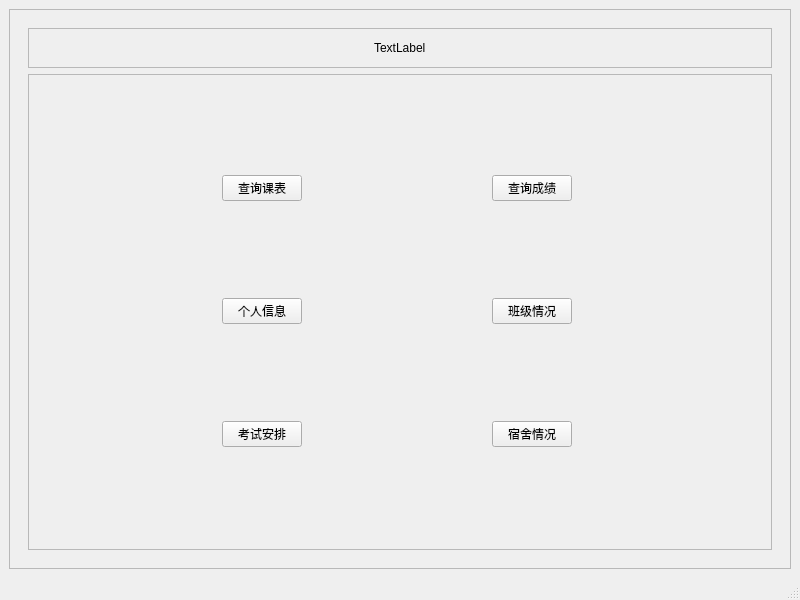
<?xml version="1.0" encoding="UTF-8"?>
<ui version="4.0">
 <class>StudentWindow</class>
 <widget class="QMainWindow" name="StudentWindow">
  <property name="geometry">
   <rect>
    <x>0</x>
    <y>0</y>
    <width>800</width>
    <height>600</height>
   </rect>
  </property>
  <property name="windowTitle">
   <string>MainWindow</string>
  </property>
  <widget class="QWidget" name="centralwidget">
   <layout class="QGridLayout" name="gridLayout_2">
    <item row="0" column="0">
     <widget class="QFrame" name="frame_2">
      <property name="frameShape">
       <enum>QFrame::StyledPanel</enum>
      </property>
      <property name="frameShadow">
       <enum>QFrame::Raised</enum>
      </property>
      <layout class="QVBoxLayout" name="verticalLayout_3">
       <item>
        <widget class="QStackedWidget" name="stackedWidget">
         <property name="currentIndex">
          <number>0</number>
         </property>
         <widget class="QWidget" name="page">
          <layout class="QVBoxLayout" name="verticalLayout_2">
           <item>
            <widget class="QFrame" name="frame_3">
             <property name="sizePolicy">
              <sizepolicy hsizetype="Preferred" vsizetype="Fixed">
               <horstretch>0</horstretch>
               <verstretch>0</verstretch>
              </sizepolicy>
             </property>
             <property name="frameShape">
              <enum>QFrame::StyledPanel</enum>
             </property>
             <property name="frameShadow">
              <enum>QFrame::Raised</enum>
             </property>
             <layout class="QHBoxLayout" name="horizontalLayout_2">
              <item>
               <spacer name="horizontalSpacer_4">
                <property name="orientation">
                 <enum>Qt::Horizontal</enum>
                </property>
                <property name="sizeHint" stdset="0">
                 <size>
                  <width>40</width>
                  <height>20</height>
                 </size>
                </property>
               </spacer>
              </item>
              <item>
               <widget class="QLabel" name="label_title">
                <property name="text">
                 <string>TextLabel</string>
                </property>
               </widget>
              </item>
              <item>
               <spacer name="horizontalSpacer_5">
                <property name="orientation">
                 <enum>Qt::Horizontal</enum>
                </property>
                <property name="sizeHint" stdset="0">
                 <size>
                  <width>40</width>
                  <height>20</height>
                 </size>
                </property>
               </spacer>
              </item>
             </layout>
            </widget>
           </item>
           <item>
            <widget class="QFrame" name="frame">
             <property name="frameShape">
              <enum>QFrame::StyledPanel</enum>
             </property>
             <property name="frameShadow">
              <enum>QFrame::Raised</enum>
             </property>
             <layout class="QGridLayout" name="gridLayout">
              <item row="0" column="0">
               <spacer name="horizontalSpacer">
                <property name="orientation">
                 <enum>Qt::Horizontal</enum>
                </property>
                <property name="sizeHint" stdset="0">
                 <size>
                  <width>40</width>
                  <height>20</height>
                 </size>
                </property>
               </spacer>
              </item>
              <item row="3" column="3">
               <widget class="QPushButton" name="btn_dormitory">
                <property name="sizePolicy">
                 <sizepolicy hsizetype="Fixed" vsizetype="Fixed">
                  <horstretch>0</horstretch>
                  <verstretch>0</verstretch>
                 </sizepolicy>
                </property>
                <property name="text">
                 <string>宿舍情况</string>
                </property>
               </widget>
              </item>
              <item row="0" column="3" colspan="2">
               <widget class="QPushButton" name="btn_score">
                <property name="sizePolicy">
                 <sizepolicy hsizetype="Fixed" vsizetype="Fixed">
                  <horstretch>0</horstretch>
                  <verstretch>0</verstretch>
                 </sizepolicy>
                </property>
                <property name="text">
                 <string>查询成绩</string>
                </property>
               </widget>
              </item>
              <item row="0" column="1">
               <widget class="QPushButton" name="btn_class_schedule">
                <property name="sizePolicy">
                 <sizepolicy hsizetype="Fixed" vsizetype="Fixed">
                  <horstretch>0</horstretch>
                  <verstretch>0</verstretch>
                 </sizepolicy>
                </property>
                <property name="text">
                 <string>查询课表</string>
                </property>
               </widget>
              </item>
              <item row="0" column="2">
               <spacer name="horizontalSpacer_3">
                <property name="orientation">
                 <enum>Qt::Horizontal</enum>
                </property>
                <property name="sizeHint" stdset="0">
                 <size>
                  <width>40</width>
                  <height>20</height>
                 </size>
                </property>
               </spacer>
              </item>
              <item row="1" column="3">
               <widget class="QPushButton" name="btn_class_consition">
                <property name="sizePolicy">
                 <sizepolicy hsizetype="Fixed" vsizetype="Fixed">
                  <horstretch>0</horstretch>
                  <verstretch>0</verstretch>
                 </sizepolicy>
                </property>
                <property name="text">
                 <string>班级情况</string>
                </property>
               </widget>
              </item>
              <item row="0" column="5">
               <spacer name="horizontalSpacer_2">
                <property name="orientation">
                 <enum>Qt::Horizontal</enum>
                </property>
                <property name="sizeHint" stdset="0">
                 <size>
                  <width>40</width>
                  <height>20</height>
                 </size>
                </property>
               </spacer>
              </item>
              <item row="1" column="1">
               <widget class="QPushButton" name="btn_sel_imformation">
                <property name="sizePolicy">
                 <sizepolicy hsizetype="Fixed" vsizetype="Fixed">
                  <horstretch>0</horstretch>
                  <verstretch>0</verstretch>
                 </sizepolicy>
                </property>
                <property name="text">
                 <string>个人信息</string>
                </property>
               </widget>
              </item>
              <item row="3" column="1">
               <widget class="QPushButton" name="btn_test_schedule">
                <property name="sizePolicy">
                 <sizepolicy hsizetype="Fixed" vsizetype="Fixed">
                  <horstretch>0</horstretch>
                  <verstretch>0</verstretch>
                 </sizepolicy>
                </property>
                <property name="text">
                 <string>考试安排</string>
                </property>
               </widget>
              </item>
             </layout>
            </widget>
           </item>
          </layout>
         </widget>
         <widget class="QWidget" name="page_2">
          <layout class="QVBoxLayout" name="verticalLayout">
           <item>
            <widget class="QFrame" name="frame_6">
             <property name="sizePolicy">
              <sizepolicy hsizetype="Preferred" vsizetype="Fixed">
               <horstretch>0</horstretch>
               <verstretch>0</verstretch>
              </sizepolicy>
             </property>
             <property name="frameShape">
              <enum>QFrame::StyledPanel</enum>
             </property>
             <property name="frameShadow">
              <enum>QFrame::Raised</enum>
             </property>
             <layout class="QHBoxLayout" name="horizontalLayout_3">
              <item>
               <widget class="QCommandLinkButton" name="link_back">
                <property name="sizePolicy">
                 <sizepolicy hsizetype="Preferred" vsizetype="Fixed">
                  <horstretch>0</horstretch>
                  <verstretch>0</verstretch>
                 </sizepolicy>
                </property>
                <property name="cursor">
                 <cursorShape>PointingHandCursor</cursorShape>
                </property>
                <property name="text">
                 <string>返回</string>
                </property>
               </widget>
              </item>
              <item>
               <spacer name="horizontalSpacer_6">
                <property name="orientation">
                 <enum>Qt::Horizontal</enum>
                </property>
                <property name="sizeType">
                 <enum>QSizePolicy::Fixed</enum>
                </property>
                <property name="sizeHint" stdset="0">
                 <size>
                  <width>110</width>
                  <height>20</height>
                 </size>
                </property>
               </spacer>
              </item>
              <item>
               <widget class="QLabel" name="label">
                <property name="sizePolicy">
                 <sizepolicy hsizetype="Preferred" vsizetype="Fixed">
                  <horstretch>0</horstretch>
                  <verstretch>0</verstretch>
                 </sizepolicy>
                </property>
                <property name="font">
                 <font>
                  <family>Microsoft YaHei</family>
                  <pointsize>14</pointsize>
                 </font>
                </property>
                <property name="text">
                 <string>课表信息</string>
                </property>
               </widget>
              </item>
              <item>
               <spacer name="horizontalSpacer_7">
                <property name="orientation">
                 <enum>Qt::Horizontal</enum>
                </property>
                <property name="sizeHint" stdset="0">
                 <size>
                  <width>40</width>
                  <height>20</height>
                 </size>
                </property>
               </spacer>
              </item>
             </layout>
            </widget>
           </item>
           <item>
            <widget class="QFrame" name="frame_7">
             <property name="sizePolicy">
              <sizepolicy hsizetype="Preferred" vsizetype="Fixed">
               <horstretch>0</horstretch>
               <verstretch>0</verstretch>
              </sizepolicy>
             </property>
             <property name="frameShape">
              <enum>QFrame::StyledPanel</enum>
             </property>
             <property name="frameShadow">
              <enum>QFrame::Raised</enum>
             </property>
             <layout class="QHBoxLayout" name="horizontalLayout_4">
              <item>
               <spacer name="horizontalSpacer_8">
                <property name="orientation">
                 <enum>Qt::Horizontal</enum>
                </property>
                <property name="sizeHint" stdset="0">
                 <size>
                  <width>40</width>
                  <height>20</height>
                 </size>
                </property>
               </spacer>
              </item>
              <item>
               <widget class="QComboBox" name="comboBox_schedule">
                <property name="sizePolicy">
                 <sizepolicy hsizetype="Fixed" vsizetype="Fixed">
                  <horstretch>0</horstretch>
                  <verstretch>0</verstretch>
                 </sizepolicy>
                </property>
                <item>
                 <property name="text">
                  <string>第一周</string>
                 </property>
                </item>
                <item>
                 <property name="text">
                  <string>第二周</string>
                 </property>
                </item>
                <item>
                 <property name="text">
                  <string>第三周</string>
                 </property>
                </item>
                <item>
                 <property name="text">
                  <string>第四周</string>
                 </property>
                </item>
                <item>
                 <property name="text">
                  <string>第五周</string>
                 </property>
                </item>
                <item>
                 <property name="text">
                  <string>第六周</string>
                 </property>
                </item>
                <item>
                 <property name="text">
                  <string>第七周</string>
                 </property>
                </item>
                <item>
                 <property name="text">
                  <string>第八周</string>
                 </property>
                </item>
                <item>
                 <property name="text">
                  <string>第九周</string>
                 </property>
                </item>
                <item>
                 <property name="text">
                  <string>第十周</string>
                 </property>
                </item>
                <item>
                 <property name="text">
                  <string>第十一周</string>
                 </property>
                </item>
                <item>
                 <property name="text">
                  <string>第十二周</string>
                 </property>
                </item>
                <item>
                 <property name="text">
                  <string>第十三周</string>
                 </property>
                </item>
                <item>
                 <property name="text">
                  <string>第十四周</string>
                 </property>
                </item>
                <item>
                 <property name="text">
                  <string>第十五周</string>
                 </property>
                </item>
                <item>
                 <property name="text">
                  <string>第十六周</string>
                 </property>
                </item>
                <item>
                 <property name="text">
                  <string>第十七周</string>
                 </property>
                </item>
                <item>
                 <property name="text">
                  <string>第十八周</string>
                 </property>
                </item>
               </widget>
              </item>
             </layout>
            </widget>
           </item>
           <item>
            <widget class="QFrame" name="frame_5">
             <property name="frameShape">
              <enum>QFrame::StyledPanel</enum>
             </property>
             <property name="frameShadow">
              <enum>QFrame::Raised</enum>
             </property>
             <layout class="QHBoxLayout" name="horizontalLayout_5">
              <item>
               <spacer name="horizontalSpacer_9">
                <property name="orientation">
                 <enum>Qt::Horizontal</enum>
                </property>
                <property name="sizeType">
                 <enum>QSizePolicy::Fixed</enum>
                </property>
                <property name="sizeHint" stdset="0">
                 <size>
                  <width>10</width>
                  <height>20</height>
                 </size>
                </property>
               </spacer>
              </item>
              <item>
               <widget class="QTableView" name="table_class_schedule"/>
              </item>
              <item>
               <spacer name="horizontalSpacer_10">
                <property name="orientation">
                 <enum>Qt::Horizontal</enum>
                </property>
                <property name="sizeType">
                 <enum>QSizePolicy::Fixed</enum>
                </property>
                <property name="sizeHint" stdset="0">
                 <size>
                  <width>10</width>
                  <height>20</height>
                 </size>
                </property>
               </spacer>
              </item>
             </layout>
            </widget>
           </item>
          </layout>
         </widget>
         <widget class="QWidget" name="page_3">
          <widget class="QCommandLinkButton" name="link_back_2">
           <property name="geometry">
            <rect>
             <x>670</x>
             <y>30</y>
             <width>71</width>
             <height>41</height>
            </rect>
           </property>
           <property name="text">
            <string>返回</string>
           </property>
          </widget>
         </widget>
         <widget class="QWidget" name="page_4">
          <widget class="QCommandLinkButton" name="link_back_3">
           <property name="geometry">
            <rect>
             <x>680</x>
             <y>20</y>
             <width>71</width>
             <height>41</height>
            </rect>
           </property>
           <property name="text">
            <string>返回</string>
           </property>
          </widget>
         </widget>
         <widget class="QWidget" name="page_5">
          <widget class="QCommandLinkButton" name="link_back_4">
           <property name="geometry">
            <rect>
             <x>670</x>
             <y>50</y>
             <width>71</width>
             <height>41</height>
            </rect>
           </property>
           <property name="text">
            <string>返回</string>
           </property>
          </widget>
         </widget>
         <widget class="QWidget" name="page_6">
          <widget class="QCommandLinkButton" name="link_back_5">
           <property name="geometry">
            <rect>
             <x>700</x>
             <y>40</y>
             <width>71</width>
             <height>41</height>
            </rect>
           </property>
           <property name="text">
            <string>返回</string>
           </property>
          </widget>
         </widget>
         <widget class="QWidget" name="page_7">
          <widget class="QCommandLinkButton" name="link_back_6">
           <property name="geometry">
            <rect>
             <x>670</x>
             <y>40</y>
             <width>71</width>
             <height>41</height>
            </rect>
           </property>
           <property name="text">
            <string>返回</string>
           </property>
          </widget>
         </widget>
        </widget>
       </item>
      </layout>
     </widget>
    </item>
   </layout>
  </widget>
  <widget class="QMenuBar" name="menubar">
   <property name="geometry">
    <rect>
     <x>0</x>
     <y>0</y>
     <width>800</width>
     <height>26</height>
    </rect>
   </property>
  </widget>
  <widget class="QStatusBar" name="statusbar"/>
 </widget>
 <resources/>
 <connections/>
</ui>
